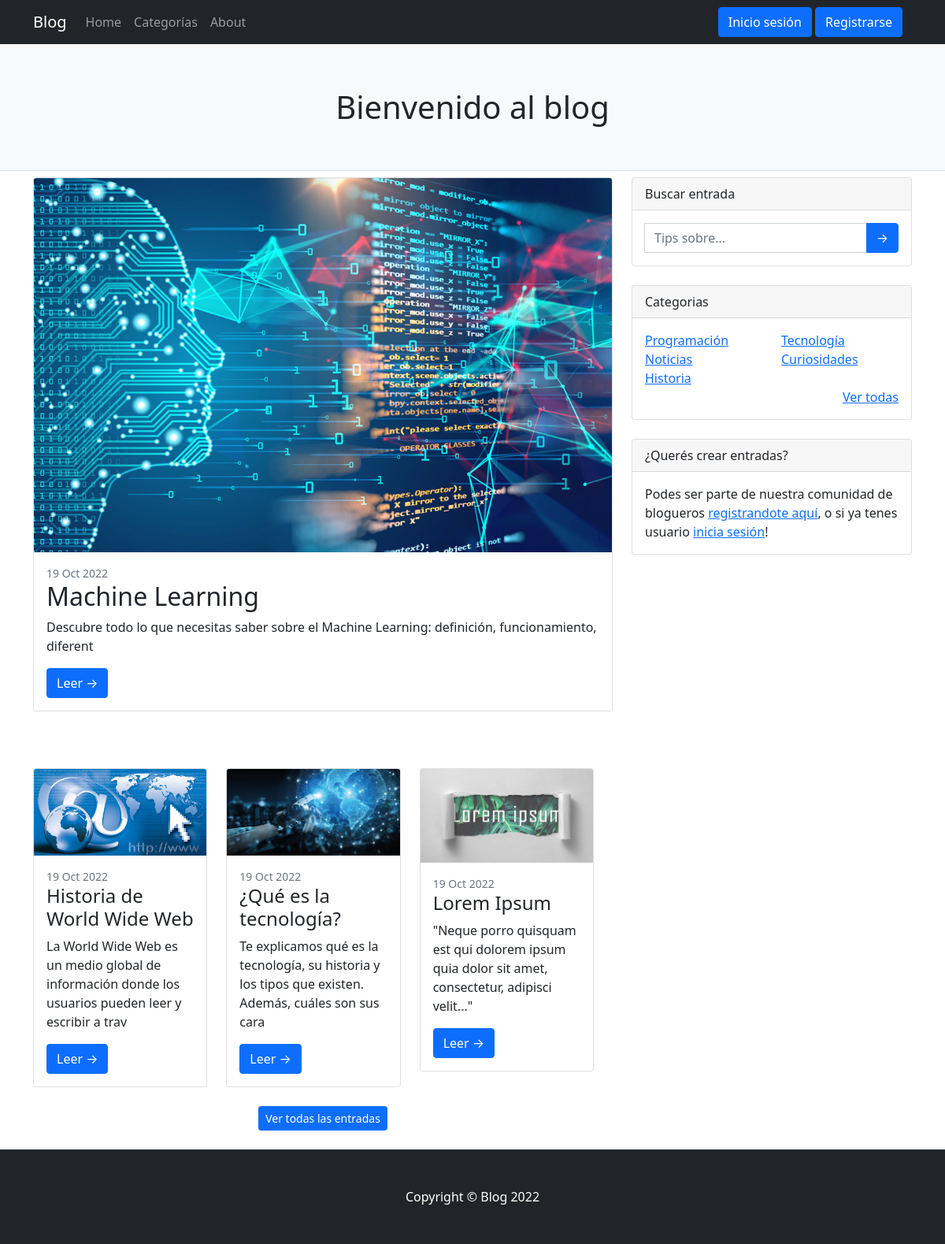
Page /AppBlog/ on the committed database.
### AppBlog/models.py (models this page shows, shortened)
class EntradaBlog(models.Model):
    titulo = models.CharField(max_length=80)
    subtitulo = models.CharField(max_length=100)
    cuerpo = RichTextField(verbose_name='Contenido')
    imagen = models.ImageField(upload_to='posteos')
    fecha = models.DateTimeField(auto_now_add=True)
    categoria = models.ForeignKey(Categoria, on_delete=models.SET_NULL, null=True)
    autor = models.ForeignKey(User, on_delete=models.SET_NULL, null=True)

class Categoria(models.Model):
    nombre = models.CharField(max_length=50, unique=True)
    def __str__(self):
        return f'{self.nombre}'

### AppBlog/views.py (the view)
def inicio(request):
    entradas = EntradaBlog.objects.all().order_by('-fecha')[:10]
    categorias = Categoria.objects.all().order_by('-id')[:6]
    contexto = {'entradas':entradas, 'categorias':categorias, 'titulo':'Bienvenido al blog'}
    return render(request, 'AppBlog/inicio.html', contexto)

### AppBlog/templates/AppBlog/inicio.html (shortened to what this page needs)
{% extends 'AppBlog/padre.html' %}
{% load static%}
{% block titulo %}
    {{titulo}}
{% endblock %}
{% block contenido %}
    <div class="col-lg-8">
        {% if entradas %}
            <div class="card mb-4">
                <a href="#!"><img class="card-img-top" src="{{entradas.0.imagen.url}}" alt="..." /></a>
                <div class="card-body">
                    <div class="small text-muted">{{entradas.0.fecha|date:"d M Y"}}</div>
                    <h2 class="card-title">{{entradas.0.titulo}}</h2>
                    <p class="card-text">{{entradas.0.subtitulo}}</p>
                <a class="btn btn-primary" href="{% url 'leerEntrada' entradas.0.id %}">Leer →</a>
                </div>
            </div>
            <div class="row">
                <div class="row row-cols-1 row-cols-md-3 g-4">
                    {% for entrada in entradas %}
                        {% if not forloop.counter == 1 %}
                        <div class="col">
                            <div class="card mb-4">
                                <a href="#!"><img class="card-img-top" src="{{entrada.imagen.url}}" alt="..." /></a>
                                <div class="card-body">
                                    <div class="small text-muted">{{entrada.fecha|date:"d M Y"}}</div>
                                    <h2 class="card-title h4">{{entrada.titulo}}</h2>
                                    <p class="card-text">{{entrada.subtitulo}}</p>
                                    <a class="btn btn-primary" href="{% url 'leerEntrada' entrada.id %}">Leer →</a>
                                </div>
                            </div>
                        </div>
                        {% endif %}
                    {% endfor %}
                </div>
            </div>
            <div class="text-center">
                <a href="{% url 'todasLasEntradas' %}" class="btn btn-primary btn-sm">Ver todas las entradas</a>
            </div><br>
        {% endif %}
    </div>
    <div class="col-lg-4">
        <div class="card mb-4">
            <div class="card-header">Buscar entrada</div>
            <div class="card-body">
                <form action="/AppBlog/buscarEntrada/" method="GET" class="input-group"> {% csrf_token %}
                    <input class="form-control" type="text" placeholder="Tips sobre..." aria-label="Tips sobre..." aria-describedby="button-search" name="entrada" id="entrada" required/>
                    <input type="submit" value="&#8594;" class="btn btn-primary">
                </form>
            </div>
        </div>
        <div class="card mb-4">
            <div class="card-header">Categorias</div>
            <div class="card-body">
                <div class="row">
                    <div class="col-sm-6">
                        <ul class="list-unstyled mb-0">
                            {% for categoria in categorias %}
                            <li><a href="{% url 'entradasPorCategoria' categoria.id %}">{{categoria}}</a></li>
                            {% if forloop.counter == 3 %}
                        </ul>
                    </div>
                    <div class="col-sm-6">
                        <ul class="list-unstyled mb-0">
                            {% endif %}
                            {% endfor %}
                        </ul>
                    </div>
                </div>
                <div class="text-end"><a href="{% url 'categorias' %}">Ver todas</a></div>
            </div>
        </div>
        <div class="card mb-4">
            <div class="card-header">¿Querés crear entradas?</div>
            <div class="card-body">Podes ser parte de nuestra comunidad de blogueros <a href="{% url 'registro' %}">registrandote aquí</a>, o si ya tenes usuario <a href="{% url 'login' %}">inicia sesión</a>!</div>
        </div>
    </div>
{% endblock %}

### AppBlog/templates/AppBlog/padre.html (shortened to what this page needs)
<!DOCTYPE html>
<html lang="en">
<head>
    {% load static %}
    <link href="{% static 'AppBlog/css/styles.css' %}" rel="stylesheet" />
</head>
<body>
    <nav class="navbar navbar-expand-lg navbar-dark bg-dark">
        <div class="container">
            <a class="navbar-brand" href="{% url 'inicio' %}">Blog</a>
            <div class="collapse navbar-collapse justify-content-between" id="navbarText">
                <ul class="navbar-nav mr-auto">
                    <li class="nav-item active"><a class="nav-link" href="{% url 'inicio' %}">Home</a></li>
                    <li class="nav-item"><a class="nav-link" href="{% url 'categorias' %}">Categorías</a></li>
                    <li class="nav-item"><a class="nav-link" href="{% url 'about' %}">About</a></li>
                </ul>
                <div class="d-flex justify-content-between align-items-center">
                    {% if request.user.is_authenticated %}
                        <ul class="navbar-nav me-auto mb-2 mb-lg-0">
                            <li class="nav-item dropdown">
                                <a class="nav-link dropdown-toggle" href="#" id="navbarDropdown" role="button" data-bs-toggle="dropdown" aria-expanded="false">
                                    Hola
                                    {% if user.first_name %} {{user.first_name}} {% else %} @{{user.username}} {% endif %}
                                    {% with user.userprofile.avatar as avatar %}
                                        {% if avatar %}
                                            <img src="{{avatar.url}}" alt="Imagen perfil" style='max-width:40px'>
                                        {% endif %}
                                    {% endwith %}
                                </a>
                                <ul class="dropdown-menu" aria-labelledby="navbarDropdown">
                                    <li><a class="dropdown-item" href="{% url 'perfilUsuario' %}">Mi Perfil</a></li>
                                    <li><a class="dropdown-item" href="{% url 'crearEntrada' %}">Escribir entrada</a></li>
                                    <li><a class="dropdown-item" href="{% url 'misEntradas' %}">Ver mis entradas</a></li>
                                    {% if request.user.is_staff %}
                                    <li><a class="dropdown-item" href="{% url 'categorias' %}">Administrar categorías</a></li>
                                    {% endif %}
                                    <li><hr class="dropdown-divider"></li>
                                    <li><a class="dropdown-item" href="{% url 'logout' %}">Cerrar sesión</a></li>
                                </ul>
                            </li>
                        </ul>
                    {% else %}
                        <div class="container">
                            <a class="btn btn-primary" href="{% url 'login' %}">Inicio sesión</a>
                            <a class="btn btn-primary" href="{% url 'registro' %}">Registrarse</a>
                        </div>
                    {% endif %}
                </div>
            </div>
        </div>
    </nav>
    <header class="py-2 bg-light border-bottom mb-2">
        <div class="container">
            <div class="text-center my-5">
                <h1>
                    {% block titulo %}
                    {% endblock %}
                </h1>
            </div>
        </div>
    </header>
    <div class="container">
        <div class="row">
            {% block contenido %}
            {% endblock %}
        </div>
    </div>
    <footer class="py-5 bg-dark">
        <div class="container">
            <p class="m-0 text-center text-white">Copyright &copy; Blog 2022</p>
        </div>
    </footer>
</body>
</html>

### rows in the picture
EntradaBlog: imagen (picture), fecha "19 Oct 2022", titulo "Machine Learning", subtitulo "Descubre todo lo que necesitas saber sobre el Machine Learning: definición, funcionamiento, diferent"
EntradaBlog: imagen (picture), fecha "19 Oct 2022", titulo "Historia de World Wide Web", subtitulo "La World Wide Web es un medio global de información donde los usuarios pueden leer y escribir a trav"
EntradaBlog: imagen (picture), fecha "19 Oct 2022", titulo "¿Qué es la tecnología?", subtitulo "Te explicamos qué es la tecnología, su historia y los tipos que existen. Además, cuáles son sus cara"
EntradaBlog: imagen (picture), fecha "19 Oct 2022", titulo "Lorem Ipsum", subtitulo "\"Neque porro quisquam est qui dolorem ipsum quia dolor sit amet, consectetur, adipisci velit...\""
Categoria: nombre "Programación"
Categoria: nombre "Noticias"
Categoria: nombre "Historia"
Categoria: nombre "Tecnología"
Categoria: nombre "Curiosidades"

### other values in the picture
{{ titulo }} "Bienvenido al blog"
